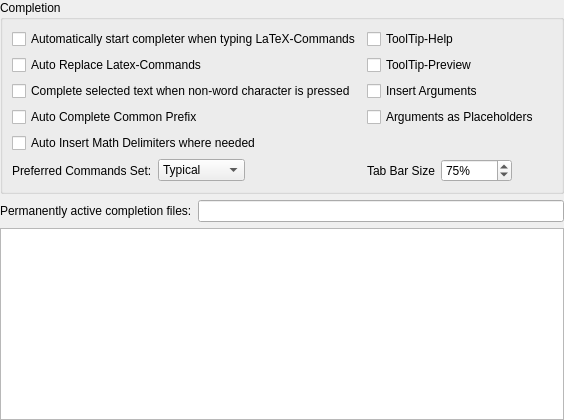
         <widget class="QWidget" name="pageCompletion">
          <layout class="QVBoxLayout" name="verticalLayout_4">
           <property name="leftMargin">
            <number>0</number>
           </property>
           <property name="topMargin">
            <number>0</number>
           </property>
           <property name="rightMargin">
            <number>0</number>
           </property>
           <property name="bottomMargin">
            <number>0</number>
           </property>
           <item>
            <widget class="QGroupBox" name="groupBox_2">
             <property name="sizePolicy">
              <sizepolicy hsizetype="Preferred" vsizetype="Minimum">
               <horstretch>0</horstretch>
               <verstretch>0</verstretch>
              </sizepolicy>
             </property>
             <property name="title">
              <string>Completion</string>
             </property>
             <layout class="QGridLayout" rowstretch="0,0,0,0,0,0" columnstretch="1,1">
              <item row="1" column="0">
               <widget class="QCheckBox" name="checkBoxAutoReplaceCommands">
                <property name="toolTip">
                 <string>Allows in-place substitution of commands. Example:&lt;br&gt;
&lt;code&gt;\textbf{foo}&lt;/code&gt;
&lt;ul&gt;
&lt;li&gt;Put cursor behind &quot;text&quot;&lt;/li&gt;
&lt;li&gt;Start completer by Ctrl+Space&lt;/li&gt;
&lt;li&gt;Select &lt;code&gt;\textrm&lt;/code&gt;&lt;li&gt;
&lt;li&gt;The result is &lt;code&gt;\textrm{foo}&lt;/code&gt;&lt;li&gt;
&lt;/ul&gt;</string>
                </property>
                <property name="text">
                 <string>Auto Replace Latex-Commands</string>
                </property>
               </widget>
              </item>
              <item row="2" column="1">
               <widget class="QCheckBox" name="checkBoxUsePlaceholders">
                <property name="text">
                 <string>Insert Arguments</string>
                </property>
                <property name="advancedOption" stdset="0">
                 <bool>true</bool>
                </property>
               </widget>
              </item>
              <item row="1" column="1">
               <widget class="QCheckBox" name="checkBoxToolTipCompletePreview">
                <property name="toolTip">
                 <string>Shows a tooltip with target text for labels/bibitem, previews colors or images</string>
                </property>
                <property name="text">
                 <string>ToolTip-Preview</string>
                </property>
               </widget>
              </item>
              <item row="3" column="1">
               <widget class="QCheckBox" name="checkBoxShowPlaceholders">
                <property name="text">
                 <string>Arguments as Placeholders</string>
                </property>
                <property name="advancedOption" stdset="0">
                 <bool>true</bool>
                </property>
               </widget>
              </item>
              <item row="0" column="1">
               <widget class="QCheckBox" name="checkBoxToolTipHelp">
                <property name="toolTip">
                 <string>Shows a tooltip with a description of the selected completer command</string>
                </property>
                <property name="text">
                 <string>ToolTip-Help</string>
                </property>
                <property name="advancedOption" stdset="0">
                 <bool>false</bool>
                </property>
               </widget>
              </item>
              <item row="0" column="0">
               <widget class="QCheckBox" name="checkBoxCompletion">
                <property name="toolTip">
                 <string>Starts the completer as soon as '\' is typed. Alternatively the completer can always be started manually by Ctrl+Space.</string>
                </property>
                <property name="text">
                 <string>Automatically start completer when typing LaTeX-Commands</string>
                </property>
               </widget>
              </item>
              <item row="5" column="1">
               <layout class="QHBoxLayout" name="horizontalLayout_2">
                <item>
                 <widget class="QLabel" name="label_40">
                  <property name="toolTip">
                   <string>Size of the tab bar at the bottom or top of the completer</string>
                  </property>
                  <property name="text">
                   <string>Tab Bar Size</string>
                  </property>
                  <property name="advancedOption" stdset="0">
                   <bool>true</bool>
                  </property>
                 </widget>
                </item>
                <item>
                 <widget class="QSpinBox" name="spinBoxTabRelFontSize">
                  <property name="toolTip">
                   <string>Size of the command set tabs at the bottom or top of the completer</string>
                  </property>
                  <property name="suffix">
                   <string notr="true">%</string>
                  </property>
                  <property name="maximum">
                   <number>10000</number>
                  </property>
                  <property name="value">
                   <number>75</number>
                  </property>
                  <property name="advancedOption" stdset="0">
                   <bool>true</bool>
                  </property>
                 </widget>
                </item>
                <item>
                 <spacer name="horizontalSpacer_2">
                  <property name="orientation">
                   <enum>Qt::Orientation::Horizontal</enum>
                  </property>
                  <property name="sizeHint" stdset="0">
                   <size>
                    <width>40</width>
                    <height>20</height>
                   </size>
                  </property>
                 </spacer>
                </item>
               </layout>
              </item>
              <item row="2" column="0">
               <widget class="QCheckBox" name="checkBoxEOWCompletes">
                <property name="text">
                 <string>Complete selected text when non-word character is pressed</string>
                </property>
                <property name="advancedOption" stdset="0">
                 <bool>true</bool>
                </property>
               </widget>
              </item>
              <item row="3" column="0">
               <widget class="QCheckBox" name="checkBoxCompletePrefix">
                <property name="toolTip">
                 <string>If all completer suggestions have the next characters in common, you can use &lt;Tab&gt; to automatically insert them.</string>
                </property>
                <property name="text">
                 <string>Auto Complete Common Prefix</string>
                </property>
                <property name="advancedOption" stdset="0">
                 <bool>true</bool>
                </property>
               </widget>
              </item>
              <item row="5" column="0">
               <layout class="QHBoxLayout" name="horizontalLayout">
                <item>
                 <widget class="QLabel" name="label">
                  <property name="text">
                   <string>Preferred Commands Set:</string>
                  </property>
                 </widget>
                </item>
                <item>
                 <widget class="QComboBox" name="comboBoxPreferedTab">
                  <item>
                   <property name="text">
                    <string>Typical</string>
                   </property>
                  </item>
                  <item>
                   <property name="text">
                    <string>Most Used</string>
                   </property>
                  </item>
                  <item>
                   <property name="text">
                    <string>Fuzzy</string>
                   </property>
                  </item>
                  <item>
                   <property name="text">
                    <string>All</string>
                   </property>
                  </item>
                 </widget>
                </item>
                <item>
                 <spacer name="horizontalSpacer_3">
                  <property name="orientation">
                   <enum>Qt::Orientation::Horizontal</enum>
                  </property>
                  <property name="sizeHint" stdset="0">
                   <size>
                    <width>40</width>
                    <height>20</height>
                   </size>
                  </property>
                 </spacer>
                </item>
               </layout>
              </item>
              <item row="4" column="0">
               <widget class="QCheckBox" name="checkBoxAutoInsertMathDelimiters">
                <property name="toolTip">
                 <string>If a math command is inserted via completion outside any math environment, $$ is inserted automatically.</string>
                </property>
                <property name="text">
                 <string>Auto Insert Math Delimiters where needed</string>
                </property>
               </widget>
              </item>
             </layout>
            </widget>
           </item>
           <item>
            <layout class="QHBoxLayout" name="horizontalLayout_3">
             <item>
              <widget class="QLabel" name="label_12">
               <property name="toolTip">
                <string>TXS tries to automatically load completion files for packages if a
\usepackage{} command is found. These automatically included files
are not shown here. Checking additional packages here is usually not
necessary. However if automatic detection fails or you want to include
specfic user completion files, you can enforce their usage by activating
them here.</string>
               </property>
               <property name="text">
                <string>Permanently active completion files:</string>
               </property>
               <property name="advancedOption" stdset="0">
                <bool>true</bool>
               </property>
              </widget>
             </item>
             <item>
              <widget class="QLineEdit" name="leCompletionFilter">
               <property name="toolTip">
                <string>Filter list below</string>
               </property>
               <property name="advancedOption" stdset="0">
                <bool>true</bool>
               </property>
              </widget>
             </item>
            </layout>
           </item>
           <item>
            <layout class="QHBoxLayout" name="horizontalLayout_8">
             <item>
              <widget class="QListWidget" name="completeListWidget">
               <property name="sizePolicy">
                <sizepolicy hsizetype="Expanding" vsizetype="Preferred">
                 <horstretch>0</horstretch>
                 <verstretch>0</verstretch>
                </sizepolicy>
               </property>
               <property name="toolTip">
                <string>TXS tries to automatically load completion files for packages if a
\usepackage{} command is found. These automatically included files
are not shown here. Checking additional packages here is usually not
necessary. However if automatic detection fails or you want to include
specfic user completion files, you can enforce their usage by activating
them here.</string>
               </property>
               <property name="flow">
                <enum>QListView::Flow::TopToBottom</enum>
               </property>
               <property name="isWrapping" stdset="0">
                <bool>true</bool>
               </property>
               <property name="resizeMode">
                <enum>QListView::ResizeMode::Adjust</enum>
               </property>
               <property name="uniformItemSizes">
                <bool>false</bool>
               </property>
               <property name="sortingEnabled">
                <bool>true</bool>
               </property>
               <property name="advancedOption" stdset="0">
                <bool>true</bool>
               </property>
              </widget>
             </item>
             <item>
              <spacer name="verticalSpacer_9">
               <property name="orientation">
                <enum>Qt::Orientation::Vertical</enum>
               </property>
               <property name="sizeHint" stdset="0">
                <size>
                 <width>0</width>
                 <height>40</height>
                </size>
               </property>
              </spacer>
             </item>
            </layout>
           </item>
          </layout>
         </widget>
